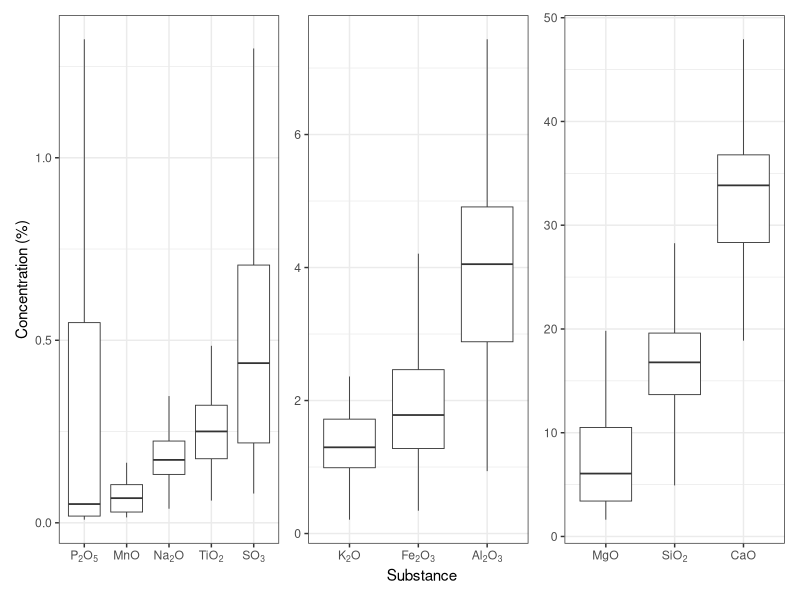
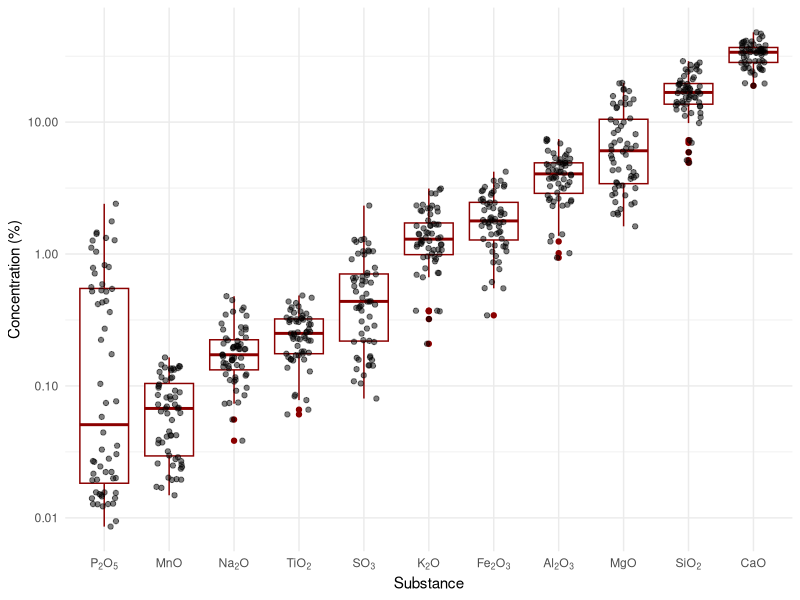
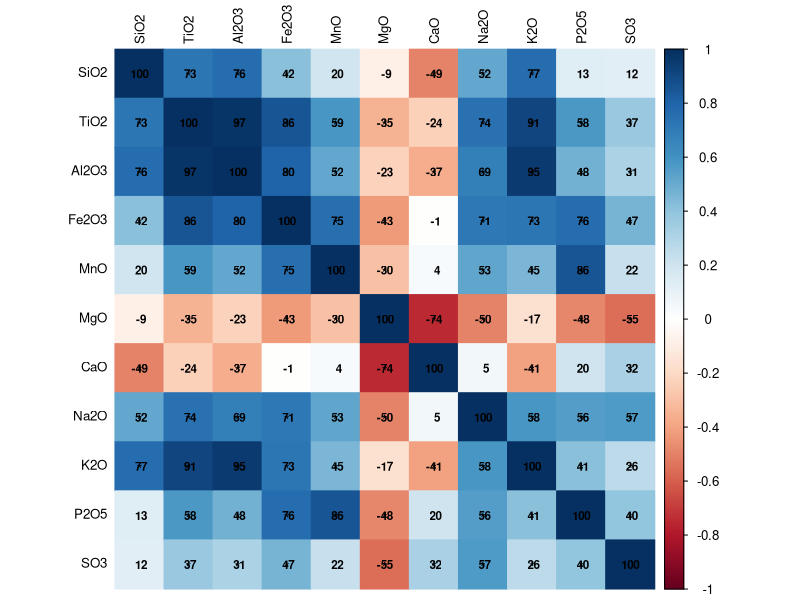
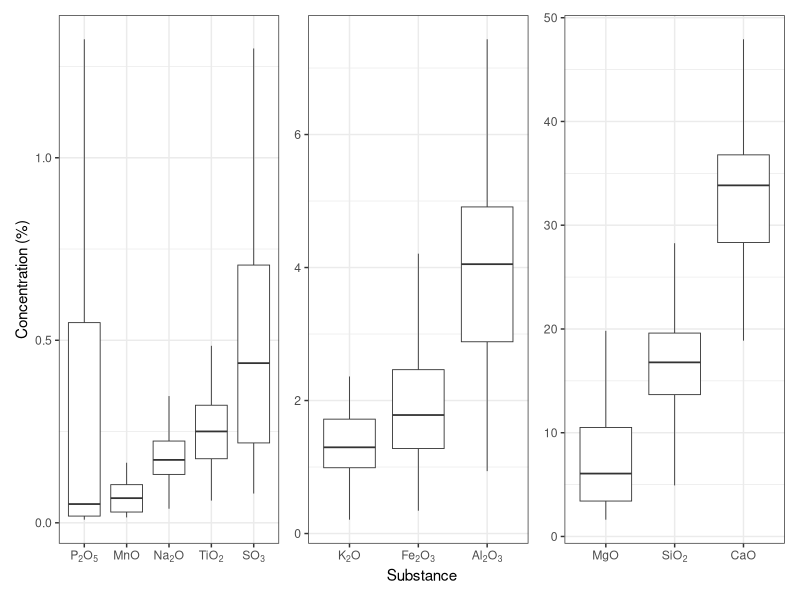

Here is the R script that generated these plots, in order: (Note: this script raises an error after producing the figures.)
## ---- chunk 1
knitr::opts_chunk$set(echo = TRUE,warning = FALSE, message = FALSE)

# Load required libraries
library(tidyverse)
library(ggplot2)
library(readxl)
library(patchwork)
library(corrplot)
library(Hmisc)
## ---- chunk 2
# Load data from input folder

dt_fines <- read_excel("input/Fines_Sample_data.xlsx",
    sheet = "XRF", skip = 1)

## ---- chunk 3
# Summary statistics
summary(dt_fines)



names(dt_fines) <- c("Mineralresource", "Deposit", "Samplenumber", "LOI950°C", "SiO2", "TiO2", "Al2O3",
"Fe2O3", "MnO", "MgO", "CaO", "Na2O", "K2O", "P2O5",
"SO3")


## ---- chunk 4

# format data for plotting
# pivot longer, excluding non-numeric columns

#exclude LOI950°C 
dt_fines_long <- dt_fines %>%  select(-c("LOI950°C"))

dt_fines_long <- dt_fines_long %>%
  pivot_longer(cols = c("SiO2", "TiO2", "Al2O3",
"Fe2O3", "MnO", "MgO", "CaO", "Na2O", "K2O", "P2O5",
"SO3"),
               names_to = "Substance",
               values_to = "Concentration")

# create boxplot, sort x-axis by median concentration
#plot  MgO, SiO2, CaO separately due to scale issues
#start with these

subs_high <- c("MgO",  "SiO2",  "CaO")
subs_medium <- c("Al2O3", "Fe2O3", "K2O")
subs_low <- c("TiO2", "MnO", "P2O5", "Na2O", "SO3")

#refactor the three plots below into a function


## ---- chunk 5

# Create a named vector for chemical formula labels with subscripts
chem_labels <- c(
  "SiO2" = expression(SiO[2]),
  "TiO2" = expression(TiO[2]),
  "Al2O3" = expression(Al[2]*O[3]),
  "Fe2O3" = expression(Fe[2]*O[3]),
  "MnO" = expression(MnO),
  "MgO" = expression(MgO),
  "CaO" = expression(CaO),
  "Na2O" = expression(Na[2]*O),
  "K2O" = expression(K[2]*O),
  "P2O5" = expression(P[2]*O[5]),
  "SO3" = expression(SO[3])
)

boxplot_fines <- function(substances){
  ggplot(dt_fines_long %>% filter(Substance %in% substances),
         aes(x = reorder(Substance, Concentration, FUN = median), y = Concentration)) +
    geom_boxplot(outliers = F,
                 size=0.3) +
    labs(x = "Substance",
         y = "Concentration (%)") +
    scale_x_discrete(labels = chem_labels) +
    theme_bw()
  #  geom_jitter(size = 0.1, alpha = 0.5)
}


a <- boxplot_fines(subs_low)

b <- boxplot_fines(subs_medium)
   
c <- boxplot_fines(subs_high)

  
  

(a + b + c) + plot_layout(nrow = 1, guides = "collect",axes = "collect")
  #apply theme_bw to all plots
  


#sace to file (png, width=12in, height=6in, res=300)

ggsave("output/boxplot_xrf_fines.png", width = 12, height = 6, dpi = 300, scale=0.6)
  




## ---- chunk 6

# create boxplot with log y-axis, sort x-axis by median concentration
a_log <- ggplot(dt_fines_long,
       aes(x = reorder(Substance, Concentration, FUN = median), y = Concentration
)) +
  geom_boxplot(color = "darkred") +
  labs(x = "Substance",
       y = "Concentration (%)") +
  theme_minimal()+
  geom_jitter(width = 0.2, alpha = 0.5) +
  scale_y_log10() +
  scale_x_discrete(labels = chem_labels)
a_log



## ---- chunk 7
# Correlation plots between constituents

# Select only the constituent columns (excluding metadata columns)
constituents <- dt_fines %>%
  select(SiO2, TiO2, Al2O3, Fe2O3, MnO, MgO, CaO, Na2O, K2O, P2O5, SO3)

# Calculate Spearman correlation matrix
cor_matrix <- cor(constituents, method = "spearman", use = "complete.obs")

# Calculate p-values for Spearman correlation using Hmisc
cor_result <- rcorr(as.matrix(constituents), type = "spearman")
p_matrix <- cor_result$P

# Create correlation plot
corrplot(cor_matrix, 
         method = "color",           # Fill tiles with colors
         type = "full",              # Show both upper and lower triangle
         col = COL2('RdBu', 200),    # Standard blue to red color scheme
         tl.col = "black",           # Text label color: black
         addCoef.col = "black",      # Coefficient text color: black
         addCoef = TRUE,             # Display correlation coefficients
         p.mat = p_matrix,           # P-value matrix for significance
         sig.level = 0.05,           # Alpha = 0.05
         insig = "label_sig",        # Add significance labels (* for p < 0.05)
         pch.cex = 0.9,              # Size of significance markers
         pch.col = "black",          # Color of significance markers
         number.cex = 0.7,           # Size of correlation coefficients
         tl.cex = 0.8)               # Size of text labels
